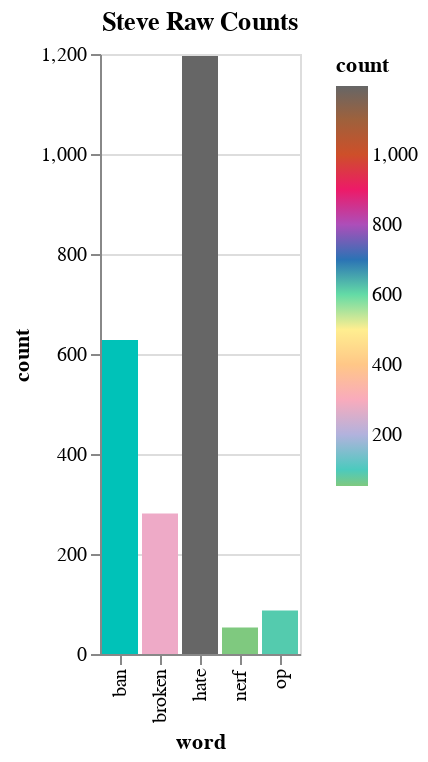

This figure's notebook cell:
### Code cell
alt.Chart(steve).mark_bar().encode(
    alt.X('word'),
    alt.Y('count'),
    color=alt.Color('count', scale=alt.Scale(scheme='accent'), sort=alt.Sort()),
).properties(
    title='Steve Raw Counts'
)

### Figure 1 — Vega-Lite specification as saved in the notebook (floating-point values rounded to 4 significant figures)
{"config": {"view": {"continuousWidth": 400, "continuousHeight": 300}}, "data": {"name": "data-80b382960624cd6c902b25997f526440"}, "mark": "bar", "encoding": {"color": {"field": "count", "scale": {"scheme": "accent"}, "sort": {}, "type": "quantitative"}, "x": {"field": "word", "type": "nominal"}, "y": {"field": "count", "type": "quantitative"}}, "title": "Steve Raw Counts", "$schema": "https://vega.github.io/schema/vega-lite/v4.17.0.json", "datasets": {"data-80b382960624cd6c902b25997f526440": [{"Unnamed: 0": 0, "word": "broken", "count": 281, "frequency": 0.003}, {"Unnamed: 0": 1, "word": "ban", "count": 628, "frequency": 0.006}, {"Unnamed: 0": 2, "word": "op", "count": 87, "frequency": 0.001}, {"Unnamed: 0": 3, "word": "nerf", "count": 53, "frequency": 0.001}, {"Unnamed: 0": 4, "word": "hate", "count": 1196, "frequency": 0.01}]}}
